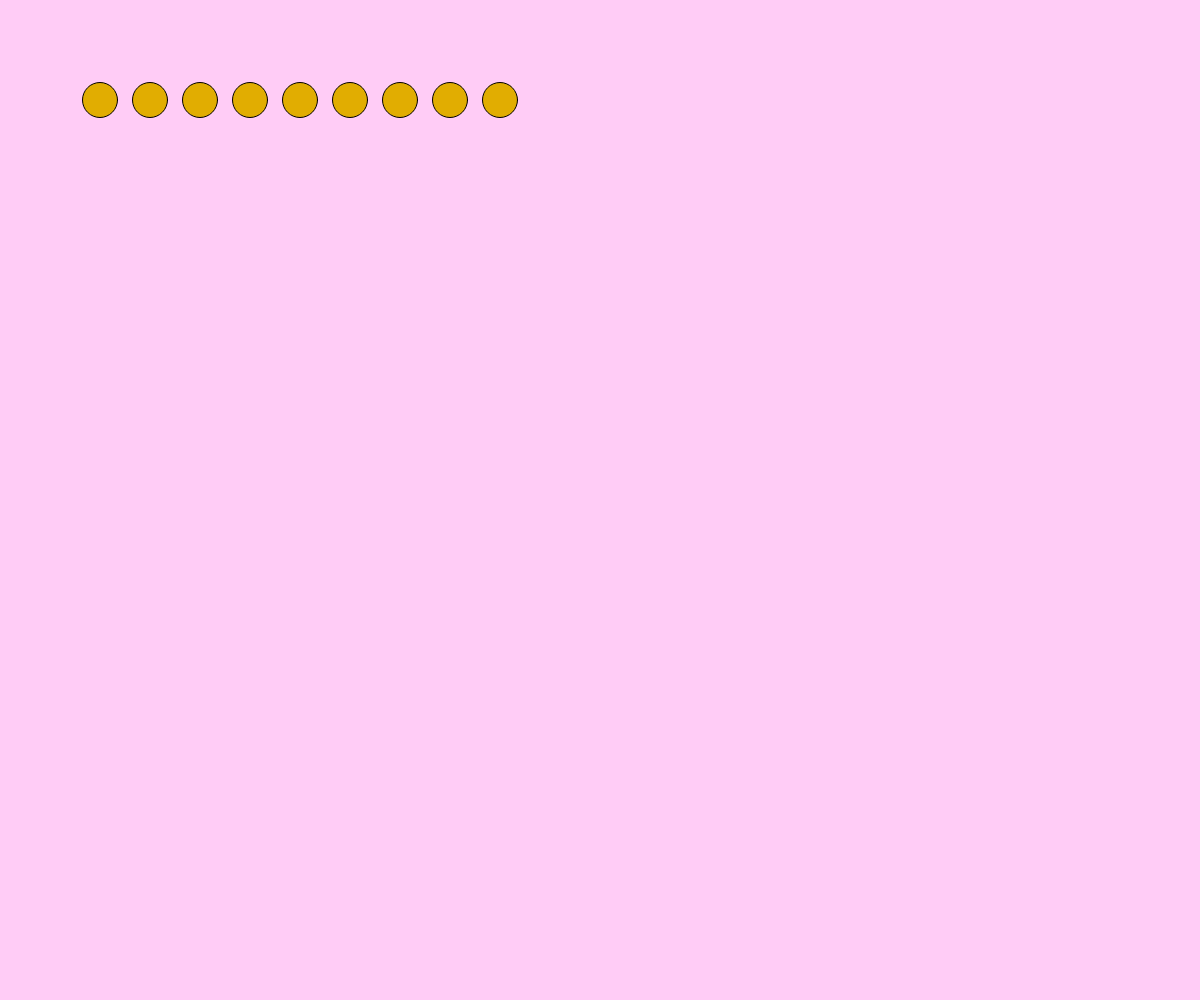
Frame 1 (no input)
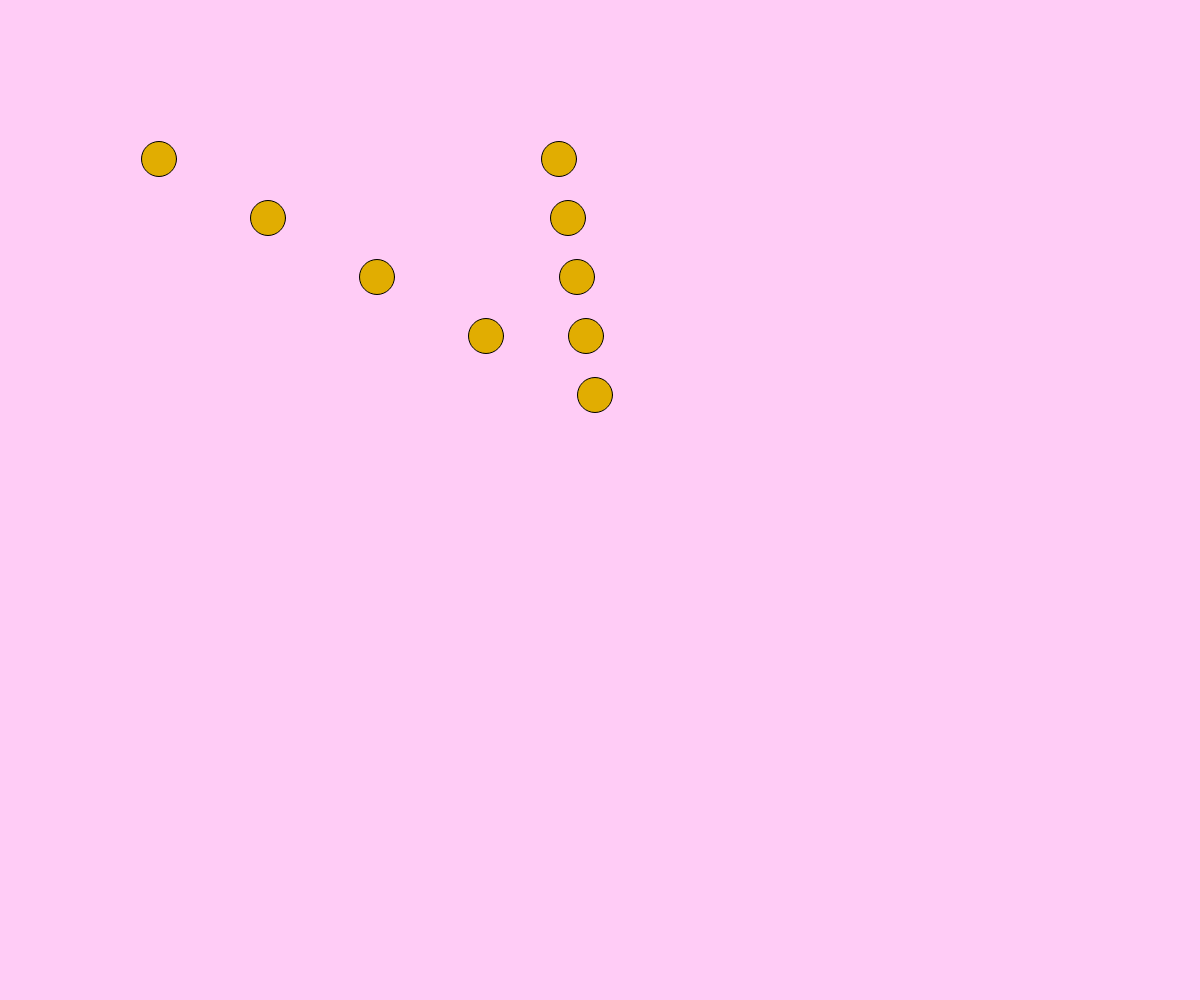
Frame 60 (no input)
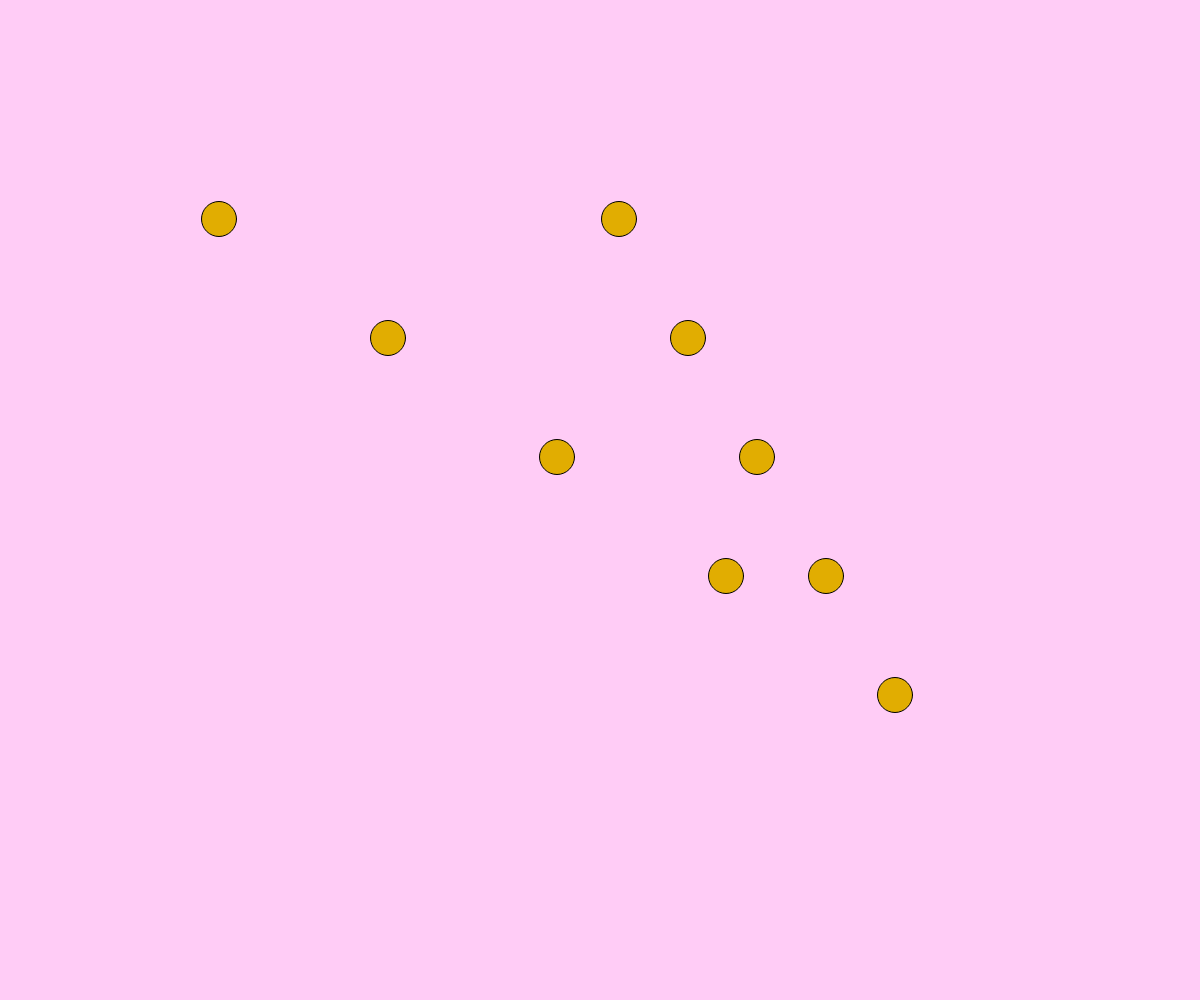
Frame 120 (the mouse pressed at the canvas centre since frame 60)

The p5.js sketch that drew these frames (run headless with seeded random() and noise() and a simulated clock; from frame 60 on, the mouse is pressed at the canvas centre):

// p5.js sketch
// ── sketch.js
let xposList = [100,150,200,250,300,350,400,450,500];
let yposList = [100,100,100,100,100,100,100,100,100];
let sizeList = [35,35,35,35,35,35,35,35,35];
let yspeedList = [1,2,3,4,5,4,3,2,1];
let xspeedList = [1,2,3,4,5,4,3,2,1];
let visiblecircle = [1,1,1,1,1,1,1,1,1];


function setup() {
createCanvas(windowWidth, windowHeight);

} //end setup

function draw() {
  background(255,204,246);

  for(let i = 0; i < xposList.length; i = i + 1){

    if(visiblecircle[i] === 1){

    fill(225, 173, 1);
    circle(xposList[i], yposList[i], sizeList[i]);

                 } // close visiblecircle check

      xposList[i] = xposList[i] + xspeedList[i];
      yposList[i] = yposList[i] + yspeedList[i];

    if(xposList[i] > width){
      xspeedList[i] = -xspeedList[i];
    }

    if(xposList[i] < 0){
      xspeedList[i] = -xspeedList[i];
    }

    if(yposList[i] > height){
      yspeedList[i] = -yspeedList[i];
    }

    if(yposList[i] < 0){
      yspeedList[i] = -yspeedList[i];
    }

    // makes circle disappear
    if(mouseIsPressed & dist(mouseX, mouseY, xposList[i], yposList[i]) < sizeList[i]/2){
        visiblecircle[i] = 0;
    }
           //adding stage check
           let stagecheck = 0;
              for(let i = 0; i < xposList.length; i = i +1){
              stagecheck = stagecheck + visiblecircle[i];
                                                           }

    // NEXT STAGE IN GAME
    if(stagecheck === 0){
         for(let i = 0; i < xposList.length; i = i + 1){
           visiblecircle[i] = 1;

           //change in xspeed
           if(xspeedList[i] > 0){
             xspeedList[i] = xspeedList[i] + 1;
                    }
           else{
             xspeedList[i] = xspeedList[i] - 1;
                    }

          // change in yspeed
          if(yspeedList[i] > 0){
            yspeedList[i] = yspeedList[i] + 1;
                    }
          else{
            yspeedList[i] = yspeedList[i] - 1;
                    }

            }// end loop

            }// end if statement for NEXT STAGE



            } //end loop for first stage

} //end draw
